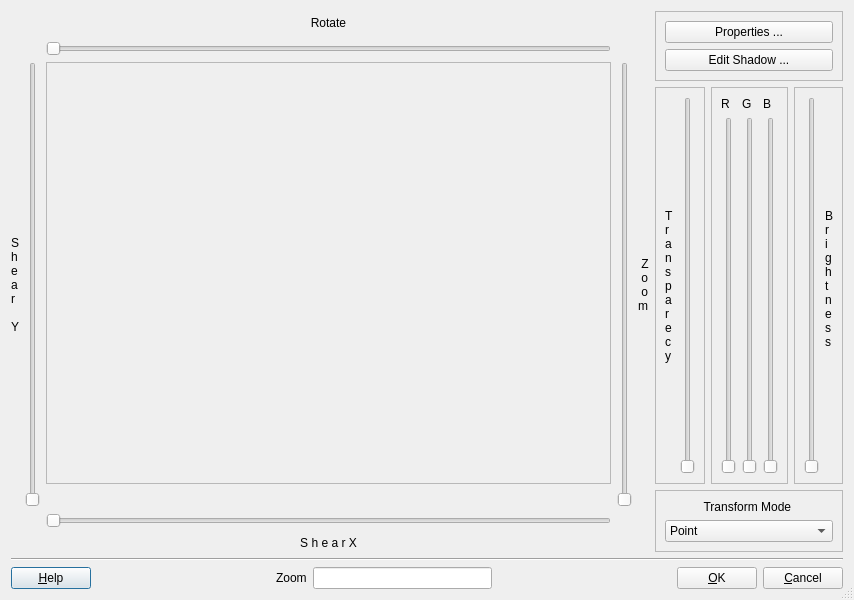
<?xml version="1.0" encoding="UTF-8"?>
<ui version="4.0">
 <class>uiDialogImage</class>
 <widget class="QDialog" name="uiDialogImage">
  <property name="geometry">
   <rect>
    <x>0</x>
    <y>0</y>
    <width>854</width>
    <height>600</height>
   </rect>
  </property>
  <property name="windowTitle">
   <string>Dialog</string>
  </property>
  <property name="sizeGripEnabled">
   <bool>true</bool>
  </property>
  <layout class="QGridLayout" name="gridLayout">
   <item row="0" column="1" rowspan="2">
    <layout class="QVBoxLayout" name="verticalLayout">
     <item>
      <widget class="QLabel" name="label">
       <property name="text">
        <string>Rotate</string>
       </property>
       <property name="alignment">
        <set>Qt::AlignCenter</set>
       </property>
      </widget>
     </item>
     <item>
      <widget class="QSlider" name="m_pSliderRotate">
       <property name="orientation">
        <enum>Qt::Horizontal</enum>
       </property>
      </widget>
     </item>
    </layout>
   </item>
   <item row="2" column="0" rowspan="3">
    <layout class="QHBoxLayout" name="horizontalLayout">
     <item>
      <widget class="QLabel" name="label_2">
       <property name="text">
        <string>S
h
e
a
r

Y</string>
       </property>
      </widget>
     </item>
     <item>
      <widget class="QSlider" name="m_pSliderShearY">
       <property name="orientation">
        <enum>Qt::Vertical</enum>
       </property>
      </widget>
     </item>
    </layout>
   </item>
   <item row="2" column="1" rowspan="2">
    <widget class="QFrame" name="m_pFrameImage">
     <property name="sizePolicy">
      <sizepolicy hsizetype="Preferred" vsizetype="Preferred">
       <horstretch>0</horstretch>
       <verstretch>0</verstretch>
      </sizepolicy>
     </property>
     <property name="minimumSize">
      <size>
       <width>0</width>
       <height>0</height>
      </size>
     </property>
     <property name="frameShape">
      <enum>QFrame::StyledPanel</enum>
     </property>
     <property name="frameShadow">
      <enum>QFrame::Raised</enum>
     </property>
    </widget>
   </item>
   <item row="2" column="2" rowspan="3">
    <layout class="QHBoxLayout" name="horizontalLayout_2">
     <item>
      <widget class="QSlider" name="m_pSliderZoom">
       <property name="orientation">
        <enum>Qt::Vertical</enum>
       </property>
      </widget>
     </item>
     <item>
      <widget class="QLabel" name="label_4">
       <property name="text">
        <string> Z
 o
 o
m</string>
       </property>
      </widget>
     </item>
    </layout>
   </item>
   <item row="3" column="3">
    <widget class="QFrame" name="frame">
     <property name="frameShape">
      <enum>QFrame::StyledPanel</enum>
     </property>
     <property name="frameShadow">
      <enum>QFrame::Raised</enum>
     </property>
     <layout class="QGridLayout" name="gridLayout_2">
      <item row="0" column="0">
       <widget class="QLabel" name="label_7">
        <property name="text">
         <string>T
r
a
n
s
p
a
r
e
c
y</string>
        </property>
       </widget>
      </item>
      <item row="0" column="1">
       <widget class="QSlider" name="m_pSliderTransparency">
        <property name="orientation">
         <enum>Qt::Vertical</enum>
        </property>
       </widget>
      </item>
     </layout>
    </widget>
   </item>
   <item row="3" column="4">
    <widget class="QFrame" name="frame_3">
     <property name="frameShape">
      <enum>QFrame::StyledPanel</enum>
     </property>
     <property name="frameShadow">
      <enum>QFrame::Raised</enum>
     </property>
     <layout class="QGridLayout" name="gridLayout_4">
      <item row="0" column="0">
       <widget class="QLabel" name="label_9">
        <property name="text">
         <string>R</string>
        </property>
       </widget>
      </item>
      <item row="0" column="1">
       <widget class="QLabel" name="label_10">
        <property name="text">
         <string>G</string>
        </property>
       </widget>
      </item>
      <item row="0" column="2">
       <widget class="QLabel" name="label_11">
        <property name="text">
         <string>B</string>
        </property>
       </widget>
      </item>
      <item row="1" column="0">
       <widget class="QSlider" name="m_pSliderRed">
        <property name="orientation">
         <enum>Qt::Vertical</enum>
        </property>
       </widget>
      </item>
      <item row="1" column="1">
       <widget class="QSlider" name="m_pSliderGreen">
        <property name="orientation">
         <enum>Qt::Vertical</enum>
        </property>
       </widget>
      </item>
      <item row="1" column="2">
       <widget class="QSlider" name="m_pSliderBlue">
        <property name="orientation">
         <enum>Qt::Vertical</enum>
        </property>
       </widget>
      </item>
     </layout>
    </widget>
   </item>
   <item row="3" column="5">
    <widget class="QFrame" name="frame_2">
     <property name="frameShape">
      <enum>QFrame::StyledPanel</enum>
     </property>
     <property name="frameShadow">
      <enum>QFrame::Raised</enum>
     </property>
     <layout class="QGridLayout" name="gridLayout_3">
      <item row="0" column="0">
       <widget class="QSlider" name="m_pSliderBrightness">
        <property name="orientation">
         <enum>Qt::Vertical</enum>
        </property>
       </widget>
      </item>
      <item row="0" column="1">
       <widget class="QLabel" name="label_8">
        <property name="text">
         <string>B
r
i
g
h
t
n
e
s
s
</string>
        </property>
       </widget>
      </item>
     </layout>
    </widget>
   </item>
   <item row="5" column="1" rowspan="2">
    <layout class="QVBoxLayout" name="verticalLayout_2">
     <item>
      <widget class="QSlider" name="m_pSliderShearX">
       <property name="orientation">
        <enum>Qt::Horizontal</enum>
       </property>
      </widget>
     </item>
     <item>
      <widget class="QLabel" name="label_3">
       <property name="text">
        <string>S h e a r X</string>
       </property>
       <property name="alignment">
        <set>Qt::AlignCenter</set>
       </property>
      </widget>
     </item>
    </layout>
   </item>
   <item row="7" column="0" colspan="6">
    <widget class="Line" name="line">
     <property name="orientation">
      <enum>Qt::Horizontal</enum>
     </property>
    </widget>
   </item>
   <item row="8" column="0" colspan="6">
    <layout class="QHBoxLayout" name="horizontalLayout_3">
     <item>
      <widget class="QPushButton" name="buttonHelp">
       <property name="text">
        <string>&amp;Help</string>
       </property>
      </widget>
     </item>
     <item>
      <spacer name="horizontalSpacer">
       <property name="orientation">
        <enum>Qt::Horizontal</enum>
       </property>
       <property name="sizeHint" stdset="0">
        <size>
         <width>40</width>
         <height>20</height>
        </size>
       </property>
      </spacer>
     </item>
     <item>
      <widget class="QLabel" name="m_pLabelStatus">
       <property name="text">
        <string>Zoom</string>
       </property>
      </widget>
     </item>
     <item>
      <widget class="QLineEdit" name="m_pEditStatus"/>
     </item>
     <item>
      <spacer name="horizontalSpacer_2">
       <property name="orientation">
        <enum>Qt::Horizontal</enum>
       </property>
       <property name="sizeHint" stdset="0">
        <size>
         <width>40</width>
         <height>20</height>
        </size>
       </property>
      </spacer>
     </item>
     <item>
      <widget class="QPushButton" name="buttonOk">
       <property name="text">
        <string>&amp;OK</string>
       </property>
      </widget>
     </item>
     <item>
      <widget class="QPushButton" name="buttonCancel">
       <property name="text">
        <string>&amp;Cancel</string>
       </property>
      </widget>
     </item>
    </layout>
   </item>
   <item row="4" column="3" rowspan="3" colspan="3">
    <widget class="QFrame" name="frame_4">
     <property name="frameShape">
      <enum>QFrame::StyledPanel</enum>
     </property>
     <property name="frameShadow">
      <enum>QFrame::Raised</enum>
     </property>
     <layout class="QGridLayout" name="gridLayout_6">
      <item row="0" column="0">
       <widget class="QLabel" name="label_6">
        <property name="text">
         <string>Transform Mode </string>
        </property>
        <property name="alignment">
         <set>Qt::AlignCenter</set>
        </property>
       </widget>
      </item>
      <item row="1" column="0">
       <widget class="QComboBox" name="m_pComboTransformMode">
        <item>
         <property name="text">
          <string>Point</string>
         </property>
        </item>
        <item>
         <property name="text">
          <string>Aerea</string>
         </property>
        </item>
       </widget>
      </item>
     </layout>
    </widget>
   </item>
   <item row="0" column="3" rowspan="3" colspan="3">
    <widget class="QFrame" name="frame_5">
     <property name="frameShape">
      <enum>QFrame::StyledPanel</enum>
     </property>
     <property name="frameShadow">
      <enum>QFrame::Raised</enum>
     </property>
     <layout class="QGridLayout" name="gridLayout_5">
      <item row="0" column="0">
       <widget class="QPushButton" name="m_pButtonProperties">
        <property name="text">
         <string>Properties ...</string>
        </property>
       </widget>
      </item>
      <item row="1" column="0">
       <widget class="QPushButton" name="m_pButtonShadow">
        <property name="text">
         <string>Edit Shadow ...</string>
        </property>
       </widget>
      </item>
     </layout>
    </widget>
   </item>
  </layout>
 </widget>
 <resources/>
 <connections/>
</ui>
